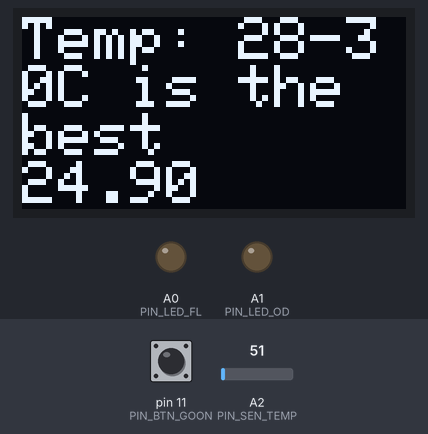
The sketch below on a simulated Arduino Uno, built with avr-gcc and run on an emulated ATmega328P. Shown: 128×64 one-colour display, output pins drawn as LEDs (lit = HIGH). Inputs (shaded band) come from the test bench; at power-on: pin 11 (PIN_BTN_GOON) HIGH, A2 (PIN_SEN_TEMP) = 51. Pins used as bus, display or sensor lines are not drawn.

Above: at 5.5 s.
5.6 s: pin 11 (PIN_BTN_GOON) pulled LOW for 0.4 s
At 8.0 s:
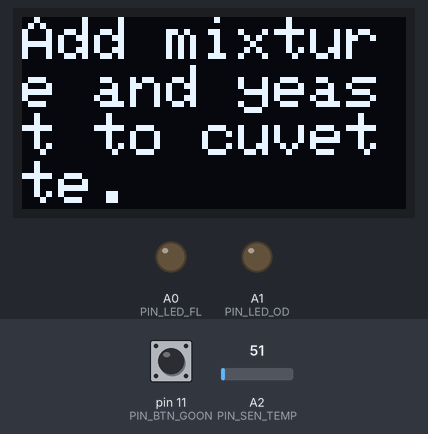
13.1 s: pin 11 (PIN_BTN_GOON) pulled LOW for 3.2 s
At 16.9 s:
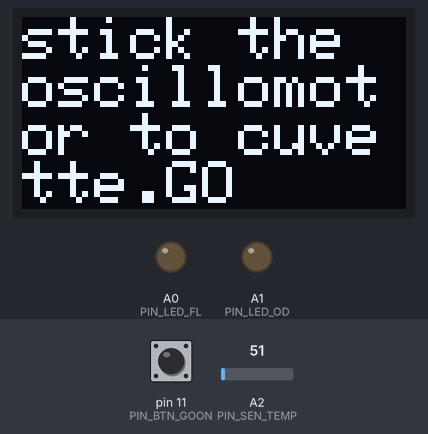
17.9 s: pin 11 (PIN_BTN_GOON) pulsed LOW 5 times (0.12 s each, 0.3 s apart)
At 19.6 s:
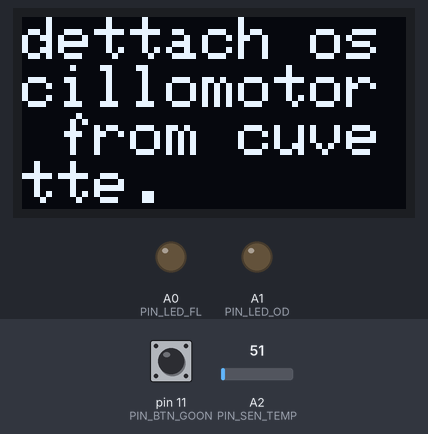
26.0 s: pin 11 (PIN_BTN_GOON) pulled LOW for 1 s
At 27.2 s:
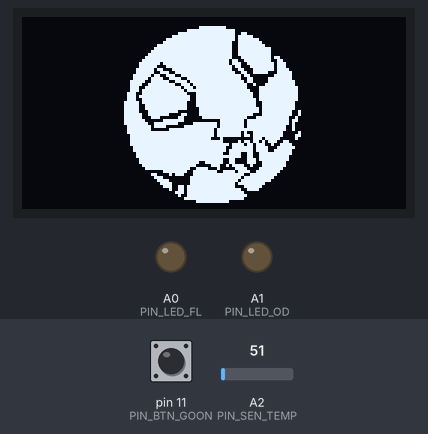
34.1 s: A2 (PIN_SEN_TEMP) set to 45
At 35.5 s:
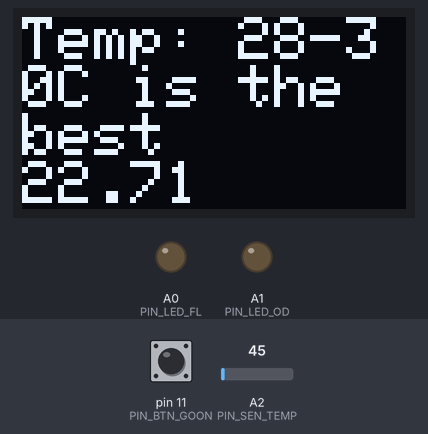
37.2 s: A2 (PIN_SEN_TEMP) set to 38
At 42.8 s:
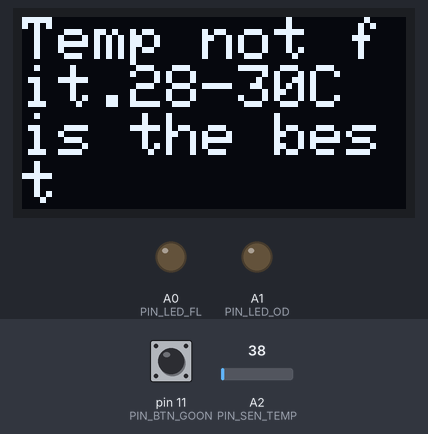
Timing chart, 0 to 43.9 s (numbered marks = the images above; inputs shaded):
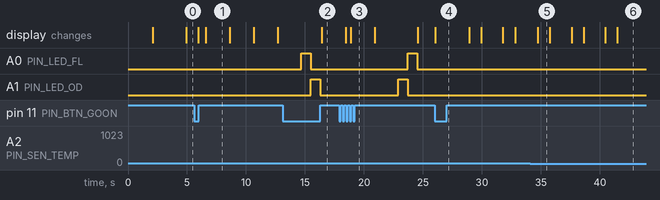

The sketch:

total_v2.1.ino
```cpp
/*
使用思路：
1. 活化酵母
2. 混合血浆与过敏物质，打开电源（电源键一次）
2. 等待计时结束（或者使用别的计时器，按下GO按钮跳过计时），取混合物放入比色皿中，并加入酵母溶液
3. 打开盖子，将比色皿放入孔中，按下GO按钮，等待屏幕提示
4. 屏幕提示继续时，将震荡装置贴在比色皿上，放入电池，按下GO按钮，等待反应完成
4. 待计时完成后，揭下震荡装置，然后按下GO按键//
5. 等待屏幕显示结果
6. 关闭电源，处理废品
*. 充电：左侧microUSB接口
程序思路：
1. t 计时1 过敏物质与血液的反应 GO按键跳过
2. b 空白测试 测空白的光强
3. u 计时2 组胺与酵母的反应 GO按键跳过
4. e 浓度测试 测量OD值和FL强度，并给出结果
5. w 空白等待
*/
#include <SPI.h>
#include <Wire.h>
#include <Adafruit_GFX.h>
#include <Adafruit_SSD1306.h>

//hardware
#define PIN_LED_OD A1
#define PIN_LED_FL A0
#define PIN_SEN_LIGHT_OD 0
#define PIN_SEN_LIGHT_FL 1
#define PIN_SEN_TEMP A2//Analog
#define PIN_BTN_GOON 11
#define PIN_POWER 10

//setting
#define REACTION_TIMER_1 9000 //half hour
#define REACTION_TIMER_2 1800 //half hour
#define MEASURE_TIMES 8
#define LIGHT_INTEN_OD 300
#define LIGHT_INTEN_FL 300
#define TEMP_HIGH 35
#define TEMP_LOW 20
#define THREHOLD 1

static const unsigned char PROGMEM logo[] ={
0x00,0x00,0x00,0x00,0x00,0x00,0x00,0x00,0x00,0x00,0x00,0x00,0x00,0x00,0x00,0x00,0x00,0x00,0x00,0x00,0x00,0x00,0x00,0x00,
0x00,0x00,0x00,0x00,0x00,0x00,0x00,0x00,0x00,0x00,0x00,0x00,0x00,0x00,0x00,0x00,0x00,0x00,0x00,0x00,0x00,0x00,0x00,0x00,
0x00,0x00,0x00,0x00,0x00,0x00,0x00,0x1F,0xF0,0x00,0x00,0x00,0x00,0x00,0x00,0x00,0x00,0x00,0x00,0x00,0x00,0x00,0x01,0xFF,
0xFE,0x00,0x00,0x00,0x00,0x00,0x00,0x00,0x00,0x00,0x00,0x00,0x00,0x00,0x0F,0xFF,0xFE,0x60,0x00,0x00,0x00,0x00,0x00,0x00,
0x00,0x00,0x00,0x00,0x00,0x00,0x3F,0xFF,0xFE,0xF8,0x00,0x00,0x00,0x00,0x00,0x00,0x00,0x00,0x00,0x00,0x00,0x00,0xFF,0xFF,
0xFE,0xFE,0x00,0x00,0x00,0x00,0x00,0x00,0x00,0x00,0x00,0x00,0x00,0x01,0xFF,0xFF,0xFC,0xFF,0x00,0x00,0x00,0x00,0x00,0x00,
0x00,0x00,0x00,0x00,0x00,0x07,0xFF,0xFF,0xFC,0xFF,0x80,0x00,0x00,0x00,0x00,0x00,0x00,0x00,0x00,0x00,0x00,0x0F,0xFF,0xFF,
0xFC,0xFF,0xE0,0x00,0x00,0x00,0x00,0x00,0x00,0x00,0x00,0x00,0x00,0x1F,0xFF,0xFF,0xFC,0xFF,0xE0,0x00,0x00,0x00,0x00,0x00,
0x00,0x00,0x00,0x00,0x00,0x3F,0xFF,0xFF,0xFC,0xFF,0xE0,0x00,0x00,0x00,0x00,0x00,0x00,0x00,0x00,0x00,0x00,0x7F,0xFF,0xFF,
0xFC,0x7F,0xEC,0x00,0x00,0x00,0x00,0x00,0x00,0x00,0x00,0x00,0x00,0xFF,0xFF,0xFF,0xFB,0x3F,0xE6,0x00,0x00,0x00,0x00,0x00,
0x00,0x00,0x00,0x00,0x01,0xFD,0xFF,0xFF,0xFB,0x9F,0xF7,0x00,0x00,0x00,0x00,0x00,0x00,0x00,0x00,0x00,0x01,0xF8,0xFF,0xFF,
0xFD,0x8F,0xF7,0x00,0x00,0x00,0x00,0x00,0x00,0x00,0x00,0x00,0x03,0xF6,0x3F,0xFF,0xFC,0xC7,0xF7,0x80,0x00,0x00,0x00,0x00,
0x00,0x00,0x00,0x00,0x03,0xF3,0x9F,0xFF,0xFE,0x67,0xC7,0xC0,0x00,0x00,0x00,0x00,0x00,0x00,0x00,0x00,0x07,0xEC,0xE7,0xFF,
0xFF,0xB0,0x0F,0xC0,0x00,0x00,0x00,0x00,0x00,0x00,0x00,0x00,0x07,0xDE,0x79,0xFF,0xFF,0x98,0x3F,0xC0,0x00,0x00,0x00,0x00,
0x00,0x00,0x00,0x00,0x0F,0x9F,0x9E,0xFF,0xFF,0xD8,0x3F,0xE0,0x00,0x00,0x00,0x00,0x00,0x00,0x00,0x00,0x0F,0x3F,0xE7,0x7F,
0xFF,0xE4,0x7F,0xE0,0x00,0x00,0x00,0x00,0x00,0x00,0x00,0x00,0x0E,0x7F,0xFB,0xBF,0xFF,0xE1,0xFF,0xF0,0x00,0x00,0x00,0x00,
0x00,0x00,0x00,0x00,0x0E,0xFF,0xFD,0xFF,0xFF,0xF1,0xFF,0xF0,0x00,0x00,0x00,0x00,0x00,0x00,0x00,0x00,0x1C,0xFF,0xFE,0x3F,
0xFF,0xF9,0xFF,0xF0,0x00,0x00,0x00,0x00,0x00,0x00,0x00,0x00,0x1D,0xFF,0xFF,0x3F,0xFF,0xF9,0xFF,0xF0,0x00,0x00,0x00,0x00,
0x00,0x00,0x00,0x00,0x1C,0xFF,0xFF,0x3F,0xFF,0xFD,0xFF,0xF0,0x00,0x00,0x00,0x00,0x00,0x00,0x00,0x00,0x3E,0xFF,0xFE,0x3F,
0xFF,0xFC,0xFF,0xE0,0x00,0x00,0x00,0x00,0x00,0x00,0x00,0x00,0x3E,0x7F,0xFE,0x3F,0xFF,0xFC,0xFF,0xE0,0x00,0x00,0x00,0x00,
0x00,0x00,0x00,0x00,0x3E,0x7F,0xFE,0x1F,0xFF,0xFE,0xFF,0xE0,0x00,0x00,0x00,0x00,0x00,0x00,0x00,0x00,0x3E,0x3F,0xF0,0x1F,
0xFF,0xFE,0xFF,0xC8,0x00,0x00,0x00,0x00,0x00,0x00,0x00,0x00,0x3F,0x3F,0x86,0x1F,0xFF,0xF8,0xFF,0xC8,0x00,0x00,0x00,0x00,
0x00,0x00,0x00,0x00,0x3F,0x1C,0x0C,0x0F,0xFF,0xE3,0xFF,0x90,0x00,0x00,0x00,0x00,0x00,0x00,0x00,0x00,0x3F,0x81,0xFC,0x00,
0x3F,0xDF,0xFF,0xB0,0x00,0x00,0x00,0x00,0x00,0x00,0x00,0x00,0x3F,0xCF,0xF0,0x7F,0xBF,0xDF,0xFF,0xA0,0x00,0x00,0x00,0x00,
0x00,0x00,0x00,0x00,0x1F,0xEF,0x03,0xFF,0xBF,0xDF,0xFF,0x20,0x00,0x00,0x00,0x00,0x00,0x00,0x00,0x00,0x1F,0xE0,0x7F,0xFF,
0x7F,0xFF,0xFF,0x20,0x00,0x00,0x00,0x00,0x00,0x00,0x00,0x00,0x1F,0xFF,0xFF,0xFF,0x7F,0xA7,0xFE,0x08,0x00,0x00,0x00,0x00,
0x00,0x00,0x00,0x00,0x0F,0xFF,0xFF,0xFF,0x7F,0xB7,0xFE,0x18,0x00,0x00,0x00,0x00,0x00,0x00,0x00,0x00,0x0F,0xFF,0xFF,0xFE,
0x20,0x07,0x7C,0x10,0x00,0x00,0x00,0x00,0x00,0x00,0x00,0x00,0x0F,0xFF,0xFF,0xFF,0xE0,0xB6,0xB9,0x80,0x00,0x00,0x00,0x00,
0x00,0x00,0x00,0x00,0x0F,0xFF,0xFF,0xFF,0xFB,0xDB,0x93,0xC0,0x00,0x00,0x00,0x00,0x00,0x00,0x00,0x00,0x07,0xFF,0xFF,0xFF,
0xF3,0xFB,0xC7,0xE0,0x00,0x00,0x00,0x00,0x00,0x00,0x00,0x00,0x07,0xFF,0xFF,0xFF,0xF7,0xFB,0xCF,0xC0,0x00,0x00,0x00,0x00,
0x00,0x00,0x00,0x00,0x03,0xFF,0xFF,0xFF,0xE7,0x99,0xFF,0xC0,0x00,0x00,0x00,0x00,0x00,0x00,0x00,0x00,0x03,0xFF,0xFF,0xFF,
0xFF,0x99,0xFF,0x80,0x00,0x00,0x00,0x00,0x00,0x00,0x00,0x00,0x01,0xFF,0xFF,0xFF,0xE6,0x1D,0xFF,0x80,0x00,0x00,0x00,0x00,
0x00,0x00,0x00,0x00,0x01,0xFF,0xFF,0xE7,0xE6,0x1C,0xFF,0x00,0x00,0x00,0x00,0x00,0x00,0x00,0x00,0x00,0x00,0xFF,0xFF,0xC1,
0xCB,0xC8,0xFF,0x00,0x00,0x00,0x00,0x00,0x00,0x00,0x00,0x00,0x00,0x7F,0xFF,0x3C,0x41,0xE1,0xFE,0x00,0x00,0x00,0x00,0x00,
0x00,0x00,0x00,0x00,0x00,0x01,0xFE,0x7F,0x9E,0xF3,0xFC,0x00,0x00,0x00,0x00,0x00,0x00,0x00,0x00,0x00,0x00,0x18,0x5C,0x7F,
0xFF,0xCF,0xF8,0x00,0x00,0x00,0x00,0x00,0x00,0x00,0x00,0x00,0x00,0x0E,0x00,0xFF,0xFF,0xBF,0xF0,0x00,0x00,0x00,0x00,0x00,
0x00,0x00,0x00,0x00,0x00,0x07,0x80,0xFF,0xFF,0x7F,0xE0,0x00,0x00,0x00,0x00,0x00,0x00,0x00,0x00,0x00,0x00,0x03,0xC0,0xFF,
0xFE,0xFF,0x80,0x00,0x00,0x00,0x00,0x00,0x00,0x00,0x00,0x00,0x00,0x01,0xCD,0xFF,0xFE,0x3F,0x00,0x00,0x00,0x00,0x00,0x00,
0x00,0x00,0x00,0x00,0x00,0x00,0x4D,0xFF,0xFF,0x9E,0x00,0x00,0x00,0x00,0x00,0x00,0x00,0x00,0x00,0x00,0x00,0x00,0x1D,0xFF,
0xFF,0xC0,0x00,0x00,0x00,0x00,0x00,0x00,0x00,0x00,0x00,0x00,0x00,0x00,0x09,0xFF,0xFF,0xE0,0x00,0x00,0x00,0x00,0x00,0x00,
0x00,0x00,0x00,0x00,0x00,0x00,0x03,0xFF,0xFF,0xC0,0x00,0x00,0x00,0x00,0x00,0x00,0x00,0x00,0x00,0x00,0x00,0x00,0x00,0x3F,
0xF8,0x00,0x00,0x00,0x00,0x00,0x00,0x00,0x00,0x00,0x00,0x00,0x00,0x00,0x00,0x00,0x00,0x00,0x00,0x00,0x00,0x00,0x00,0x00,
0x00,0x00,0x00,0x00,0x00,0x00,0x00,0x00,0x00,0x00,0x00,0x00,0x00,0x00,0x00,0x00 };

#define OLED_RESET 4
Adafruit_SSD1306 display(OLED_RESET);

#define ACTIVE_GAP 15000
unsigned long oldMillis = 0;

bool btn_old_stat = false;
char state = 'i';

float getTemp(int anv=8) // defaut sample times is 8
{
  int sum = 0;
  for(int i = 0; i < anv; i++){
    sum+=analogRead(PIN_SEN_TEMP);
    delay(100);// this can change
  }
  return sum*500.0/anv/1024;
}

volatile unsigned long cnt = 0;
void interrupt(){
  cnt++;
}

unsigned long blank_fl = 0;
unsigned long blank_od = 0;
unsigned long black_fl = 0;
unsigned long black_od = 0;
bool Allergen ;

unsigned long oldMicros = 0;
unsigned long _getLightIntenFreq(int Pin)//Led_pin
//100ms - 10Hz
{
  int num = PIN_SEN_LIGHT_OD ;
  if(Pin == PIN_LED_FL)num = PIN_SEN_LIGHT_FL;
  attachInterrupt(num+2,interrupt,CHANGE);//twice
  oldMicros = micros();
  cnt = 0;
  while(micros()-oldMicros<100000){}
  unsigned long detect_cnt = cnt;
  return detect_cnt;
}
unsigned long getLightIntenFreq(int int_Pin,int Inten){
  analogWrite(int_Pin,Inten);
  delay(10);
  unsigned long sum = 0;
  for(int i = 0; i < MEASURE_TIMES; i++){
    sum += _getLightIntenFreq(int_Pin);
  }
  digitalWrite(int_Pin,LOW);
  return sum / MEASURE_TIMES;
}

bool goon(){
  bool now_stat = digitalRead(PIN_BTN_GOON);
  if(now_stat!=btn_old_stat){
    btn_old_stat = now_stat;
    return true;
  }
  return false;
}

unsigned int timer_cnt = 0;
unsigned long timer_oldMilis = 0;
void time_display(unsigned int seconds){
  unsigned short min = seconds/60;
  unsigned short sec = seconds-min*60;
    display.clearDisplay();
    display.setTextSize(3);
    display.setCursor(10,10);
    display.print(min);
    display.print(":");
    display.print(sec);
    display.display();
}

void setup(){
  pinMode(PIN_LED_FL,OUTPUT);
  pinMode(PIN_LED_OD,OUTPUT);
  pinMode(PIN_SEN_TEMP,INPUT);
  pinMode(PIN_SEN_LIGHT_FL,INPUT);
  pinMode(PIN_SEN_LIGHT_OD,INPUT);
  pinMode(PIN_BTN_GOON,INPUT_PULLUP);
  pinMode(PIN_POWER,OUTPUT);
  digitalWrite(PIN_LED_FL,LOW);
  digitalWrite(PIN_LED_OD,LOW);
  digitalWrite(PIN_POWER,HIGH);
  oldMillis = millis();

  //Serial.begin(9600);
  display.begin(SSD1306_SWITCHCAPVCC, 0x3C);  // initialize with the I2C addr 0x3D (for the 128x64)
  btn_old_stat = digitalRead(PIN_BTN_GOON);
  state = 'i';

  //show logo
  display.clearDisplay();
  display.drawBitmap(0, 0, logo, 128, 64, 1);
  display.display();
  delay(2000);

  display.clearDisplay();
  display.setCursor(0,4);
  display.setTextSize(2);             //设置字体大小
  display.setTextColor(WHITE);        //设置字体白色
  display.println("Tsinghua-A");                //输出字符
  display.print("Welcome!");                //输出字符
  display.display();
  delay(2000);
}

void loop(){
  switch (state){
    case 'i':{//initial
      float tp = getTemp();
      display.clearDisplay();
      display.setTextSize(2);
      display.setCursor(0,0);
      display.println("Temp: 28-30C is the best");
      display.print(tp);
      display.display();
      delay(1000);
      if(tp > TEMP_HIGH || tp < TEMP_LOW){
        display.clearDisplay();
        display.setCursor(0,0);
        display.println("Temp not fit.28-30C is the best");
        display.display();
        delay(2000);
      }else{
        if(goon()){
          state = 't';
          timer_cnt = REACTION_TIMER_1;
          timer_oldMilis = millis();
          time_display(timer_cnt);
          delay(400);
          black_fl = _getLightIntenFreq(PIN_LED_FL);
          black_od = _getLightIntenFreq(PIN_LED_OD);
          break;
        }
        display.clearDisplay();
        display.setCursor(0,0);
        display.println("Mix blood & allergen. Close Box.Then GO");
        display.display();
        delay(1000);
      }
      break;}
    case 't':{//timing
      if(timer_cnt == 0 || goon()){
        state = 'b';
        break;
      }
      unsigned long now_mili = millis();
      if(now_mili-timer_oldMilis>1000){
        timer_cnt -= (now_mili-timer_oldMilis)/1000;
        timer_oldMilis = now_mili;
        time_display(timer_cnt);
      }
      delay(400);
      break;}
    case 'b'://blank
      display.setTextSize(2);
      display.clearDisplay();
      display.setTextSize(2);
      display.setCursor(0,0);
      display.println("Add mixture and yeast to cuvette.");
      display.display();
      delay(2000);
      display.clearDisplay();
      display.setCursor(0,0);
      display.println("Put cuvette in the hole Then GO");
      display.display();
      delay(2000);
      if(goon()){
        state = 'm';

        blank_fl = getLightIntenFreq(PIN_LED_FL,LIGHT_INTEN_FL);
        blank_od = getLightIntenFreq(PIN_LED_OD,LIGHT_INTEN_OD);

      }
      break;
    case 'm':{
      display.clearDisplay();
      display.setCursor(0,0);
      display.println("stick the oscillomotor to cuvette.GO");
      display.display();
      delay(2000);
      if(goon()){
        state = 'u';
        timer_cnt = REACTION_TIMER_2;
        timer_oldMilis = millis();
        time_display(timer_cnt);
        delay(400);
      }
      break;
    }
    case 'u':{//timing2
      if(timer_cnt == 0 || goon()){
        state = 'o';
        break;
      }
      unsigned long now_mili = millis();
      if(now_mili-timer_oldMilis>1000){
        timer_cnt -= (now_mili-timer_oldMilis)/1000;
        timer_oldMilis = now_mili;
        time_display(timer_cnt);
        delay(400);
      }
      break;}
    case 'o':{
      display.setTextSize(2);
      if(goon()){state = 'e';break;}

      display.clearDisplay();
      display.setCursor(0,0);
      display.println("dettach oscillomotor from cuvette.");
      display.display();
      delay(2000);
      display.clearDisplay();
      display.setCursor(0,0);
      display.println("Close the box. GO!");
      display.display();
      delay(2000);
      break;
    }
    case 'e': {
      display.setTextSize(3);
      //measure OD600
      double value_OD = log10((getLightIntenFreq(PIN_LED_OD,LIGHT_INTEN_OD) - black_od)/(blank_od - black_od));
      //measure Flourence
      double value_FL = log10( (getLightIntenFreq(PIN_LED_FL,LIGHT_INTEN_FL) - black_fl)/(blank_fl - black_fl));

      //calculate&diplay
      //allergy
      if(value_FL/value_OD > THREHOLD){
        Allergen = true;
        display.clearDisplay();
        display.setCursor(0,0);
        display.println("An");
        display.println("allergy");
        display.display();
      }else{
        Allergen = false;
        display.clearDisplay();
        display.setCursor(0,0);
        display.println("Not");
        display.println("allergy");
        display.display();
      }
        state = 'n';
      break;}
    case 'n':
      display.clearDisplay();
      display.setCursor(0,0);
      if(Allergen) display.println("An");
      else display.println("Not");
      display.println("allergy");
      display.display();
      if(goon()) state = 'd';
      break;
    case 'd':
      //显示已完成
        display.clearDisplay();
        display.drawBitmap(0, 0, logo, 128, 64, 1);
        display.display();
        if(goon()) state = 'i';
        delay(1000);
      break;
  }

  if( millis() - oldMillis > ACTIVE_GAP){
    digitalWrite(PIN_POWER,LOW);
    delay(100);
    digitalWrite(PIN_POWER,HIGH);
    oldMillis = millis();
  }
}
```

Measured:
- the behaviour switches between 41 and 40 on A2 (PIN_SEN_TEMP) (found by bisection; images 5 and 6)
- after the input at 5.6 s, the display: first changes after 0.35 s (image 1 shows a later state)
- after the input at 13.1 s, A0 (PIN_LED_FL): LOW → HIGH after 1.6 s, → LOW 0.81 s later; A1 (PIN_LED_OD): LOW → HIGH after 2.4 s, → LOW 0.81 s later; the display: changes after 3.3 s (image 2)
- after the input at 17.9 s, A0 (PIN_LED_FL): LOW → HIGH after 5.8 s, → LOW 0.81 s later; A1 (PIN_LED_OD): LOW → HIGH after 5.0 s, → LOW 0.81 s later; the display: first differs from a run without the input after 0.98 s (image 3)
- after the input at 26.0 s, the display: changes at once (image 4)
- after the input at 34.1 s, the display: changes after 0.63 s (image 5)
- after the input at 37.2 s, the display: first changes after 0.39 s (image 6 shows a later state)
